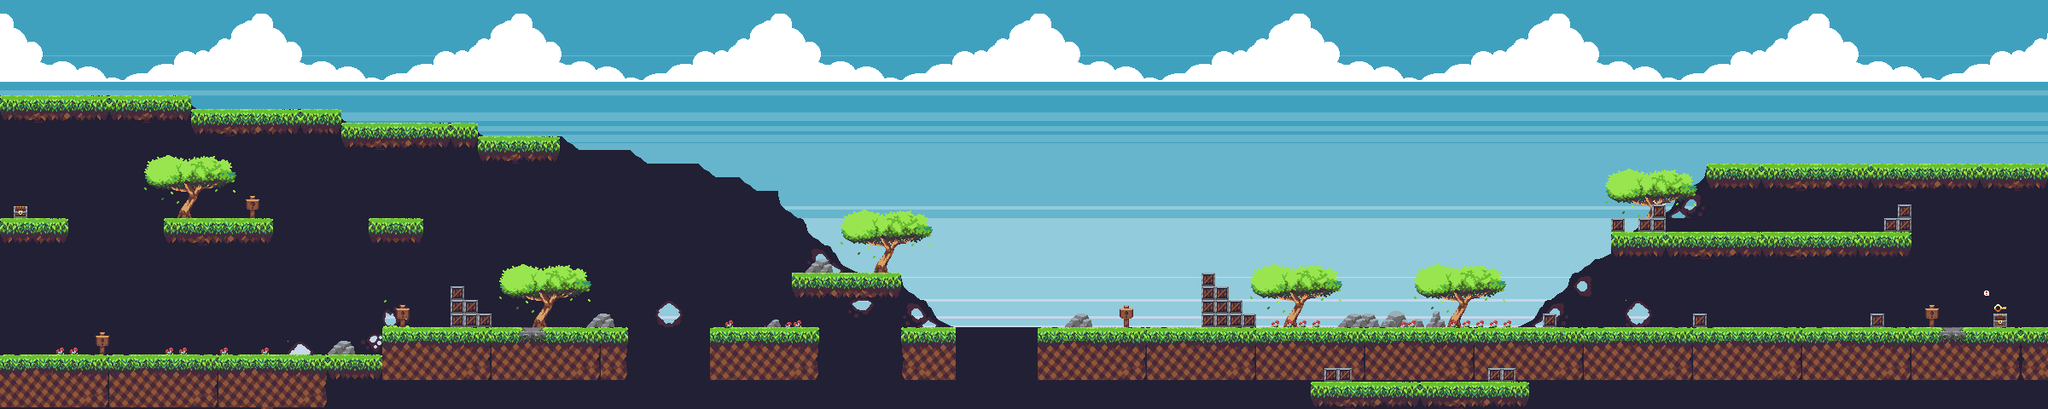

Tiled map render using the project's own tile images. Description and the map definition, with tile-layer contents summarised, below:
An orthogonal 150x30 tile map with 16x16 px tiles, 4 tile layers (background, middle, foreground, clouds), 1 image layer and 38 objects.

<map version="1.2" tiledversion="1.3.2" orientation="orthogonal" renderorder="right-down" compressionlevel="0" width="150" height="30" tilewidth="16" tileheight="16" infinite="0" nextlayerid="13" nextobjectid="154">
 <tileset firstgid="1" source="platform_tileset.tsx" />
 <imagelayer id="7" name="sky">
  <image source="../textures/Cielo.png" width="2400" height="460" />
 </imagelayer>
 <layer id="1" name="background" width="150" height="30">
  <data>[4500 cells, 1713 non-empty, 62 distinct tile ids]</data>
 </layer>
 <layer id="8" name="middle" width="150" height="30">
  <data>[4500 cells, 1410 non-empty, 219 distinct tile ids]</data>
 </layer>
 <layer id="2" name="foreground" width="150" height="30">
  <data>[4500 cells, 948 non-empty, 162 distinct tile ids]</data>
 </layer>
 <layer id="4" name="clouds" width="150" height="30">
  <data>[4500 cells, 0 non-empty, 0 distinct tile ids]</data>
 </layer>
 <objectgroup id="3" name="walls">
  <object id="37" x="0" y="416" width="448" height="32" />
  <object id="45" x="432" y="256" width="64" height="32" />
  <object id="47" x="192" y="256" width="128" height="32" />
  <object id="50" x="928" y="320" width="128" height="32" />
  <object id="68" x="1536" y="448" width="256" height="32" />
  <object id="69" x="1552" y="432" width="32" height="16" />
  <object id="70" x="1744" y="432" width="32" height="16" />
  <object id="71" x="1856" y="384" width="384" height="32" />
  <object id="72" x="528" y="336" width="16" height="48" />
  <object id="73" x="544" y="352" width="16" height="32" />
  <object id="74" x="560" y="368" width="16" height="16" />
  <object id="75" x="1408" y="320" width="16" height="64" />
  <object id="76" x="1424" y="336" width="16" height="48" />
  <object id="77" x="1440" y="352" width="16" height="32" />
  <object id="78" x="1456" y="368" width="16" height="16" />
  <object id="79" x="1808" y="368" width="16" height="16" />
  <object id="83" x="1984" y="368" width="16" height="16" />
  <object id="84" x="2240" y="384" width="160" height="32" />
  <object id="92" x="2192" y="368" width="16" height="16" />
  <object id="98" x="1888" y="272" width="64" height="32" />
  <object id="102" x="1920" y="240" width="32" height="16" />
  <object id="103" x="1952" y="272" width="288" height="32" />
  <object id="104" x="1888" y="256" width="352" height="16" />
  <object id="105" x="2224" y="240" width="16" height="16" />
  <object id="108" x="0" y="256" width="80" height="32" />
  <object id="109" x="-16" y="144" width="16" height="272" />
  <object id="110" x="2400" y="208" width="16" height="176" />
  <object id="149" x="448" y="384" width="288" height="64" />
  <object id="150" x="832" y="384" width="128" height="64" />
  <object id="151" x="1056" y="384" width="64" height="64" />
  <object id="152" x="1216" y="384" width="640" height="32" />
  <object id="153" x="1216" y="416" width="32" height="32" />
 </objectgroup>
 <objectgroup id="10" name="snakes">
  <object id="88" x="1904" y="384">
   <properties>
    <property name="facing" type="int" value="-1" />
   </properties>
   <point />
  </object>
  <object id="89" x="2048" y="384">
   <properties>
    <property name="walkingLeft" type="bool" value="false" />
   </properties>
   <point />
  </object>
  <object id="96" x="1664" y="448">
   <point />
  </object>
  <object id="97" x="2128" y="384">
   <point />
  </object>
 </objectgroup>
 <objectgroup id="11" name="key">
  <object id="91" x="2336" y="352" width="16" height="16" />
 </objectgroup>
 <objectgroup id="12" name="chest">
  <object id="106" x="16" y="240" width="16" height="16" />
 </objectgroup>
</map>
